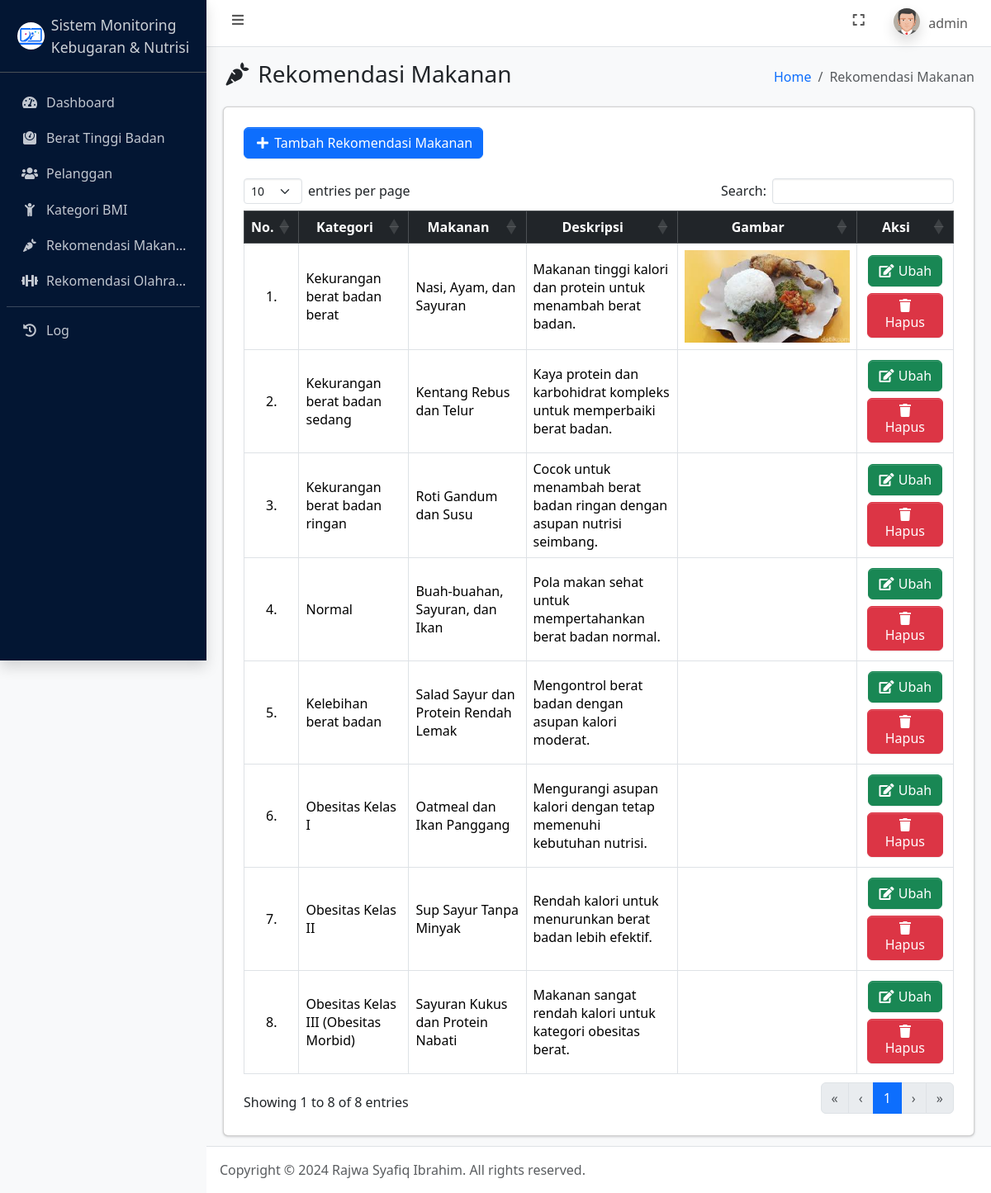
Before: /rekomendasi_makanan.php (signed in) with the older database file.
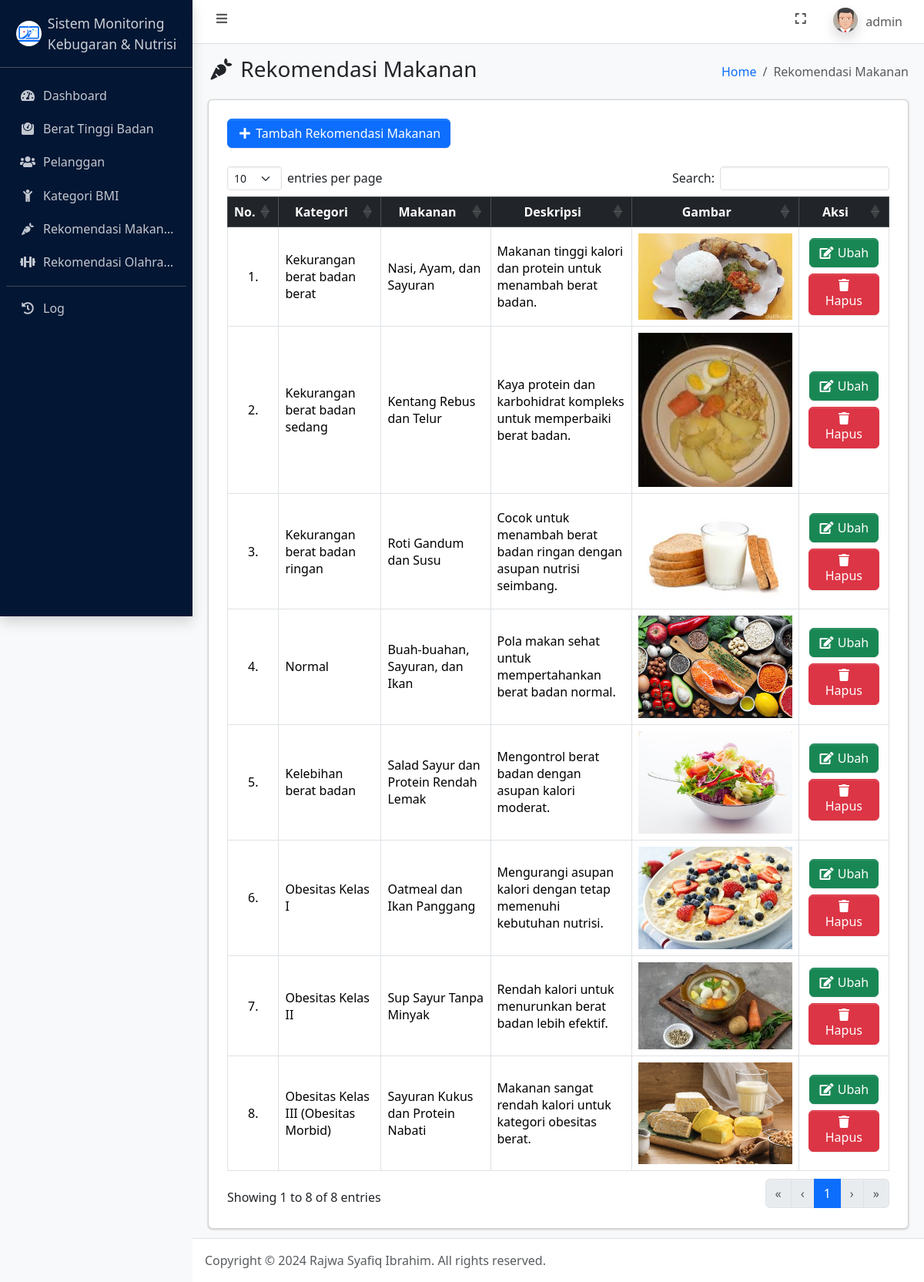
After: the same page with the newer database file.
### tables this page shows
CREATE TABLE `user` (
  `id_user` int(11) NOT NULL,
  `username` varchar(100) NOT NULL,
  `password` varchar(255) NOT NULL,
  `jabatan` enum('admin','petugas') NOT NULL,
  `nama` varchar(100) NOT NULL,
  `foto` text NOT NULL,
  `dibuat_pada` datetime NOT NULL
);

CREATE TABLE `rekomendasi_makanan` (
  `id_rekomendasi_makanan` int(11) NOT NULL,
  `id_kategori_bmi` int(11) NOT NULL,
  `makanan` varchar(255) NOT NULL,
  `deskripsi` text DEFAULT NULL,
  `foto` text NOT NULL
);

CREATE TABLE `kategori_bmi` (
  `id_kategori_bmi` int(11) NOT NULL,
  `kategori` varchar(150) NOT NULL,
  `bmi_min` float NOT NULL,
  `bmi_max` float NOT NULL
);

### connection.php (called while the page is built, shortened)
<?php
	$host = 'localhost';
	$user = 'root';
	$pass = '';
	$database = 'monitoring_kebugaran_dan_nutrisi';
	$conn = mysqli_connect($host, $user, $pass, $database);
    if (isset($_SESSION['id_user'])) {
    	$id_user = $_SESSION['id_user'];
		$dataUser = mysqli_fetch_assoc(mysqli_query($conn, "SELECT * FROM user WHERE id_user = $id_user"));
	}
?>

### rekomendasi_makanan.php (the view, shortened to what this page needs)
<?php
    require_once 'connection.php';
    $rekomendasi_makanan = mysqli_query($conn, "SELECT * FROM rekomendasi_makanan INNER JOIN kategori_bmi ON rekomendasi_makanan.id_kategori_bmi = kategori_bmi.id_kategori_bmi ORDER BY kategori_bmi.id_kategori_bmi ASC");
?>
<!DOCTYPE html>
<html lang="en">
<head>
    <?php include_once 'include/head.php'; ?>
</head>
<body class="layout-fixed sidebar-expand-lg bg-body-tertiary">
    <div class="app-wrapper">
        <?php include_once 'include/navbar.php'; ?>
        <?php include_once 'include/sidebar.php'; ?>
        <main class="app-main">
            <div class="app-content-header">
                <div class="container-fluid">
                    <div class="row">
                        <div class="col-sm-6">
                            <h3 class="mb-0"><i class="nav-icon fas fa-fw fa-carrot"></i> Rekomendasi Makanan</h3>
                        </div>
                        <div class="col-sm-6">
                            <ol class="breadcrumb float-sm-end">
                                <li class="breadcrumb-item"><a href="index.php">Home</a></li>
                                <li class="breadcrumb-item active" aria-current="page">
                                    Rekomendasi Makanan
                                </li>
                            </ol>
                        </div>
                    </div>
                </div>
            </div>
            <div class="app-content">
                <div class="container-fluid">
                    <div class="card">
                        <div class="card-body">
                            <div class="table-responsive p-2">
                                <a href="tambah_rekomendasi_makanan.php" class="mb-3 btn btn-primary"><i class="fas fa-fw fa-plus"></i> Tambah Rekomendasi Makanan</a>
                                <table class="table table-bordered" id="table_id">
                                    <thead class="table-dark">
                                        <tr>
                                            <th class="text-center align-middle">No.</th>
                                            <th class="text-center align-middle">Kategori</th>
                                            <th class="text-center align-middle">Makanan</th>
                                            <th class="text-center align-middle">Deskripsi</th>
                                            <th class="text-center align-middle">Gambar</th>
                                            <th class="text-center align-middle">Aksi</th>
                                        </tr>
                                    </thead>
                                    <tbody>
                                        <?php $i = 1; ?>
                                        <?php foreach ($rekomendasi_makanan as $drm): ?>
                                            <tr>
                                                <td class="text-center align-middle"><?= $i++; ?>.</td>
                                                <td class="align-middle"><?= $drm['kategori']; ?></td>
                                                <td class="align-middle"><?= $drm['makanan']; ?></td>
                                                <td class="align-middle"><?= $drm['deskripsi']; ?></td>
                                                <td class="align-middle"><img style="max-width: 200px; max-height: 200px" src="assets/img/makanan/<?= $drm['foto']; ?>" alt="<?= $drm['foto']; ?>"></td>
                                                <td class="text-center align-middle">
                                                    <a href="ubah_rekomendasi_makanan.php?id_rekomendasi_makanan=<?= $drm['id_rekomendasi_makanan']; ?>" class="m-1 btn btn-success"><i class="fas fa-fw fa-edit"></i> Ubah</a>
                                                    <a href="hapus_rekomendasi_makanan.php?id_rekomendasi_makanan=<?= $drm['id_rekomendasi_makanan']; ?>" data-nama="<?= $drm['kategori']; ?>" class="m-1 btn btn-danger btn-delete"><i class="fas fa-fw fa-trash"></i> Hapus</a>
                                                </td>
                                            </tr>
                                        <?php endforeach ?>
                                    </tbody>
                                </table>
                            </div>
                        </div>
                    </div>
                </div>
            </div>
        </main>
        <?php include_once 'include/footer.php'; ?>
    </div>
</body>
</html>

### include/head.php (shortened to what this page needs)
<link rel="stylesheet" href="https://cdn.jsdelivr.net/npm/@fontsource/source-sans-3@5.0.12/index.css">
<link rel="stylesheet" href="css/bootstrap.min.css">
<link rel="stylesheet" href="assets/vendor/fontawesome/css/all.min.css">
<link rel="stylesheet" href="assets/vendor/datatables/css/dataTables.bootstrap5.css">
<link rel="stylesheet" href="css/overlayscrollbars.min.css">
<link rel="stylesheet" href="css/adminlte.css">

### include/navbar.php (shortened to what this page needs)
<nav class="app-header navbar navbar-expand bg-body">
    <div class="container-fluid">
        <ul class="navbar-nav">
            <li class="nav-item"> <a class="nav-link" data-lte-toggle="sidebar" href="#" role="button"> <i class="fas fa-fw fa-bars"></i> </a> </li>
        </ul>
        <ul class="navbar-nav ms-auto">
            <li class="nav-item"> <a class="nav-link" href="#" data-lte-toggle="fullscreen"> <i data-lte-icon="maximize" class="fas fa-fw fa-expand"></i> </a> </li>
            <li class="nav-item dropdown user-menu">
                <a href="#" class="nav-link dropdown-toggle" data-bs-toggle="dropdown" aria-expanded="false">
                    <img src="assets/img/profiles/<?= $dataUser['foto']; ?>" class="user-image rounded-circle shadow" alt="User Image">
                    <span class="d-none d-md-inline"><?= $dataUser['username']; ?></span>
                </a>
            </li>
        </ul>
    </div>
</nav>

### include/sidebar.php
<aside class="app-sidebar bg-primary-subtle shadow" data-bs-theme="dark">
    <div class="sidebar-brand">
        <a href="index.php" class="brand-link">
            <img src="assets/img/properties/logo.png" alt="Logo" class="brand-image rounded-circle">
            <span class="brand-text fw-light small">Sistem Monitoring <br> Kebugaran & Nutrisi</span>
        </a>
    </div>
    <div class="sidebar-wrapper">
        <nav class="mt-2">
            <ul class="nav sidebar-menu flex-column" data-lte-toggle="treeview" role="menu" data-accordion="false">
                <li class="nav-item">
                    <a href="index.php" class="nav-link <?= ($_SERVER['REQUEST_URI'] == '/monitoring_kebugaran_dan_nutrisi/index.php') ? 'active' : ''; ?>"> <i class="nav-icon fas fa-fw fa-tachometer-alt"></i>
                        <p>Dashboard</p>
                    </a>
                </li>
                <li class="nav-item">
                    <a href="berat_tinggi_badan.php" class="nav-link <?= ($_SERVER['REQUEST_URI'] == '/monitoring_kebugaran_dan_nutrisi/berat_tinggi_badan.php') ? 'active' : ''; ?>"> <i class="nav-icon fas fa-fw fa-weight"></i>
                        <p>Berat Tinggi Badan</p>
                    </a>
                </li>
                <li class="nav-item">
                    <a href="pelanggan.php" class="nav-link <?= ($_SERVER['REQUEST_URI'] == '/monitoring_kebugaran_dan_nutrisi/pelanggan.php') ? 'active' : ''; ?>"> <i class="nav-icon fas fa-fw fa-users"></i>
                        <p>Pelanggan</p>
                    </a>
                </li>
                <li class="nav-item">
                    <a href="kategori_bmi.php" class="nav-link <?= ($_SERVER['REQUEST_URI'] == '/monitoring_kebugaran_dan_nutrisi/kategori_bmi.php') ? 'active' : ''; ?>"> <i class="nav-icon fas fa-fw fa-solid fa-child"></i>
                        <p>Kategori BMI</p>
                    </a>
                </li>
                <li class="nav-item">
                    <a href="rekomendasi_makanan.php" class="nav-link <?= ($_SERVER['REQUEST_URI'] == '/monitoring_kebugaran_dan_nutrisi/rekomendasi_makanan.php') ? 'active' : ''; ?>"> <i class="nav-icon fas fa-fw fa-carrot"></i>
                        <p>Rekomendasi Makanan</p>
                    </a>
                </li>
                <li class="nav-item">
                    <a href="rekomendasi_olahraga.php" class="nav-link <?= ($_SERVER['REQUEST_URI'] == '/monitoring_kebugaran_dan_nutrisi/rekomendasi_olahraga.php') ? 'active' : ''; ?>"> <i class="nav-icon fas fa-fw fa-dumbbell"></i>
                        <p>Rekomendasi Olahraga</p>
                    </a>
                </li>
                <hr class="sidebar-divider">
                <li class="nav-item">
                    <a href="log.php" class="nav-link <?= ($_SERVER['REQUEST_URI'] == '/monitoring_kebugaran_dan_nutrisi/log.php') ? 'active' : ''; ?>"> <i class="nav-icon fas fa-fw fa-history"></i>
                        <p>Log</p>
                    </a>
                </li>
            </ul>
        </nav>
    </div>
</aside>

### include/footer.php (shortened to what this page needs)
<footer class="app-footer">
        Copyright &copy; 2024 Rajwa Syafiq Ibrahim.
    All rights reserved.
</footer>

Changed rows visible on the page:
changed rekomendasi_makanan "Kentang Rebus dan Telur": foto: picture added
changed rekomendasi_makanan "Roti Gandum dan Susu": foto: picture added
changed rekomendasi_makanan "Buah-buahan, Sayuran, dan Ikan": foto: picture added
changed rekomendasi_makanan "Salad Sayur dan Protein Rendah Lemak": foto: picture added
changed rekomendasi_makanan "Oatmeal dan Ikan Panggang": foto: picture added
changed rekomendasi_makanan "Sup Sayur Tanpa Minyak": foto: picture added
changed rekomendasi_makanan "Sayuran Kukus dan Protein Nabati": foto: picture added
